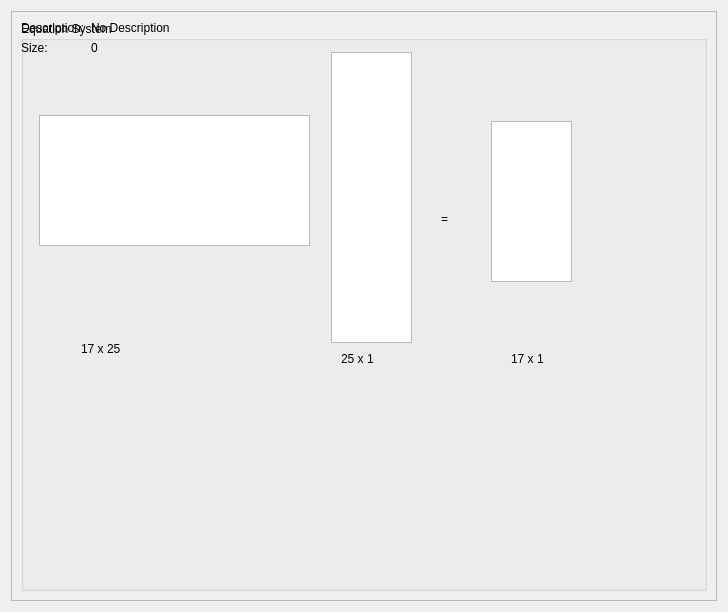
<?xml version="1.0" encoding="UTF-8"?>
<ui version="4.0">
 <class>EquationSystemWidget</class>
 <widget class="QWidget" name="EquationSystemWidget">
  <property name="geometry">
   <rect>
    <x>0</x>
    <y>0</y>
    <width>728</width>
    <height>612</height>
   </rect>
  </property>
  <property name="windowTitle">
   <string>Equation System</string>
  </property>
  <layout class="QGridLayout" name="gridLayout">
   <item row="0" column="0">
    <widget class="QScrollArea" name="_scroll">
     <property name="horizontalScrollBarPolicy">
      <enum>Qt::ScrollBarAlwaysOff</enum>
     </property>
     <property name="widgetResizable">
      <bool>true</bool>
     </property>
     <widget class="QWidget" name="_contents">
      <property name="geometry">
       <rect>
        <x>0</x>
        <y>0</y>
        <width>708</width>
        <height>592</height>
       </rect>
      </property>
      <layout class="QGridLayout" name="gridLayout_3">
       <item row="0" column="0">
        <widget class="QGroupBox" name="_groupBox">
         <property name="title">
          <string>Equation System</string>
         </property>
         <widget class="QLabel" name="_equalLabel">
          <property name="geometry">
           <rect>
            <x>420</x>
            <y>190</y>
            <width>16</width>
            <height>16</height>
           </rect>
          </property>
          <property name="text">
           <string>=</string>
          </property>
         </widget>
         <widget class="QTableWidget" name="tableWidget">
          <property name="geometry">
           <rect>
            <x>310</x>
            <y>31</y>
            <width>81</width>
            <height>291</height>
           </rect>
          </property>
         </widget>
         <widget class="QTableWidget" name="tableWidget_2">
          <property name="geometry">
           <rect>
            <x>470</x>
            <y>100</y>
            <width>81</width>
            <height>161</height>
           </rect>
          </property>
         </widget>
         <widget class="QLabel" name="label">
          <property name="geometry">
           <rect>
            <x>60</x>
            <y>320</y>
            <width>60</width>
            <height>16</height>
           </rect>
          </property>
          <property name="text">
           <string>17 x 25</string>
          </property>
         </widget>
         <widget class="QLabel" name="label_2">
          <property name="geometry">
           <rect>
            <x>320</x>
            <y>330</y>
            <width>60</width>
            <height>16</height>
           </rect>
          </property>
          <property name="text">
           <string>25 x 1</string>
          </property>
         </widget>
         <widget class="QLabel" name="label_3">
          <property name="geometry">
           <rect>
            <x>490</x>
            <y>330</y>
            <width>60</width>
            <height>16</height>
           </rect>
          </property>
          <property name="text">
           <string>17 x 1</string>
          </property>
         </widget>
         <widget class="QWidget" name="">
          <layout class="QFormLayout" name="_formLayout">
           <property name="fieldGrowthPolicy">
            <enum>QFormLayout::AllNonFixedFieldsGrow</enum>
           </property>
           <item row="0" column="0">
            <widget class="QLabel" name="_descriptionLabel">
             <property name="text">
              <string>Description:</string>
             </property>
            </widget>
           </item>
           <item row="0" column="1">
            <widget class="QLabel" name="_description">
             <property name="text">
              <string>No Description</string>
             </property>
             <property name="wordWrap">
              <bool>true</bool>
             </property>
            </widget>
           </item>
           <item row="1" column="0">
            <widget class="QLabel" name="_sizeLabel">
             <property name="text">
              <string>Size:</string>
             </property>
            </widget>
           </item>
           <item row="1" column="1">
            <widget class="QLabel" name="_size">
             <property name="text">
              <string>0</string>
             </property>
            </widget>
           </item>
          </layout>
         </widget>
         <widget class="QTableWidget" name="_framePairTable">
          <property name="geometry">
           <rect>
            <x>18</x>
            <y>94</y>
            <width>271</width>
            <height>131</height>
           </rect>
          </property>
          <property name="editTriggers">
           <set>QAbstractItemView::NoEditTriggers</set>
          </property>
          <attribute name="verticalHeaderDefaultSectionSize">
           <number>20</number>
          </attribute>
         </widget>
        </widget>
       </item>
      </layout>
     </widget>
    </widget>
   </item>
  </layout>
 </widget>
 <resources/>
 <connections/>
</ui>
